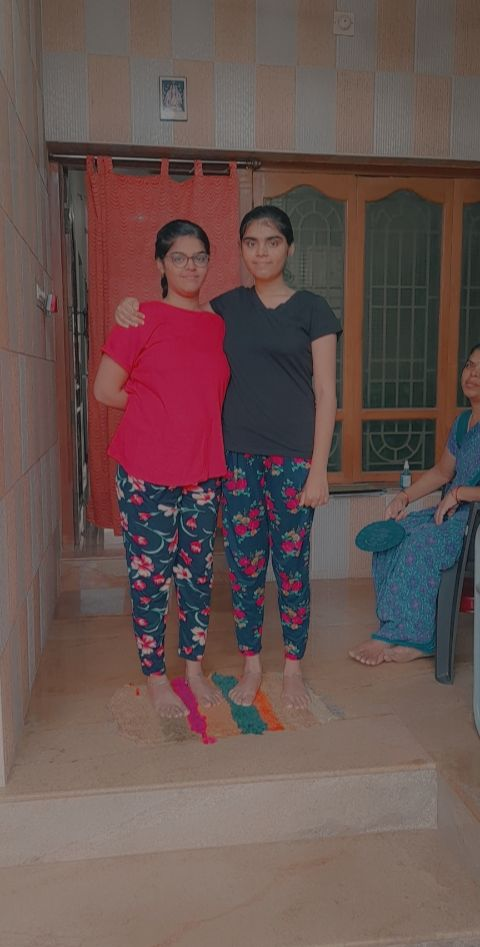
#> input picture shini.jpeg, 480 x 947 px
$ python objectdetection.py
#> lines starting #> are read from the running program, lines starting #| are printed output that depends on the picture; after the words box and inside, x2 and y2 are one past the last pixel; in counts of white or black regions, pixels touching at a corner belong together
import cv2
image=cv2.imread('shini.jpeg')
#> image is the input picture: shape (947, 480, 3); mean B, G, R 80.3, 83.2, 104.1
image=cv2.resize(image,(500,700))
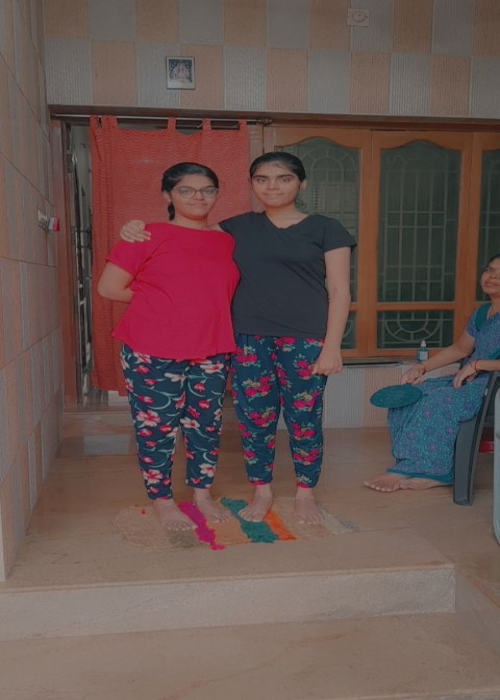
#> image: shape (700, 500, 3); mean B, G, R 80.2, 83.1, 104
classifier=cv2.CascadeClassifier('haarcascade_frontalface_default.xml')
gray_image=cv2.cvtColor(image,cv2.COLOR_BGR2GRAY)
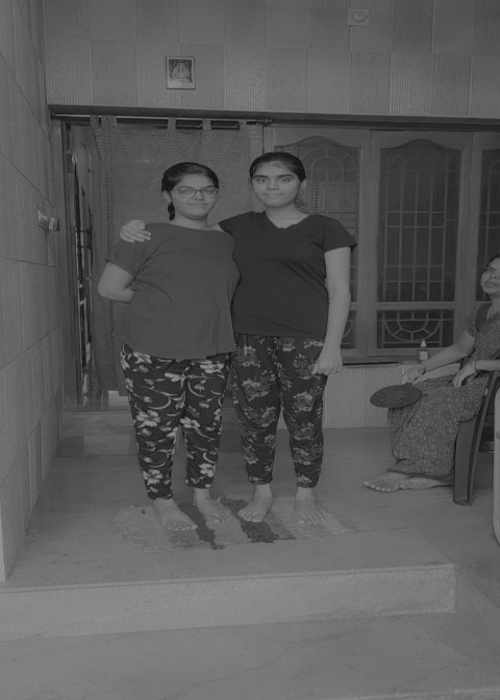
#> gray_image: shape (700, 500); min 15, max 151, mean 89
coordinates=classifier.detectMultiScale(gray_image)
#> coordinates = [[173, 172, 48, 48], [247, 159, 54, 54]]
for (x,y,w,h) in coordinates:
	cv2.rectangle(image,(x,y),(x+w,y+h),(0,255,0),3)
#> this loop made 2 passes
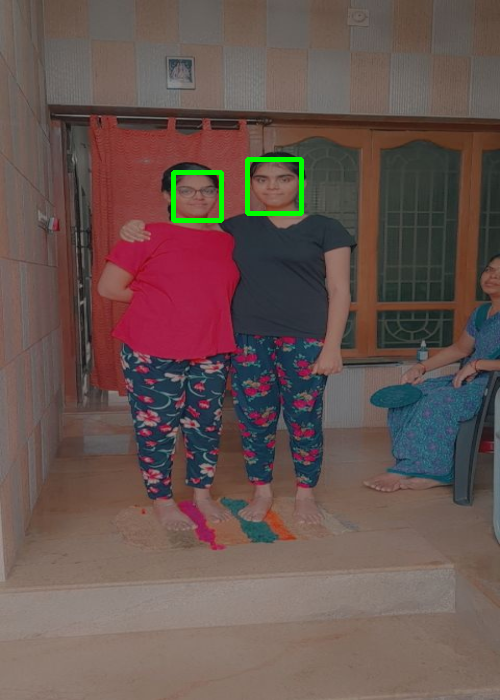
#> image: shape (700, 500, 3); 0.58% of pixels changed, all inside (x1, y1, x2, y2) = (171, 157, 304, 223)
cv2.imshow('image',image)
while True:
	key=cv2.waitKey(1)
#> (key Esc is pressed here)
	if key==27:
		cv2.destroyAllWindows()
		break
